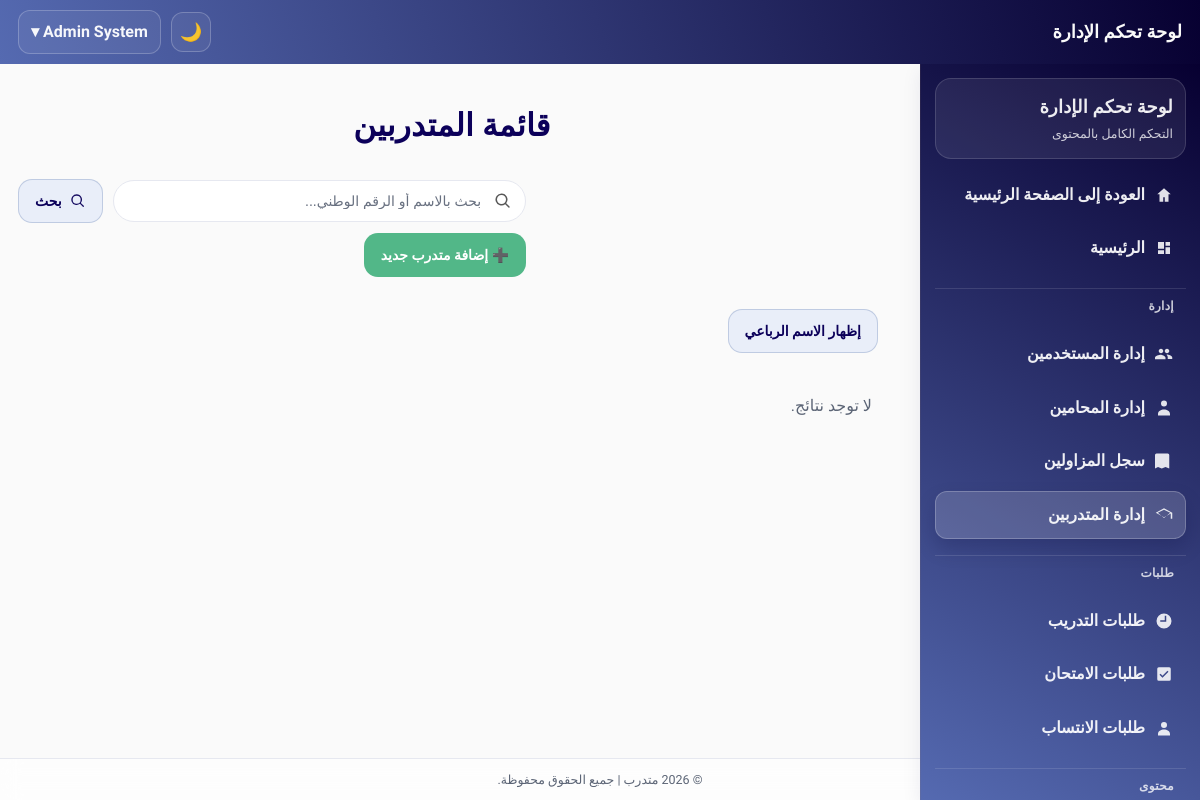
Before: /admin/trainees/trainees.php (signed in) with the older database file.
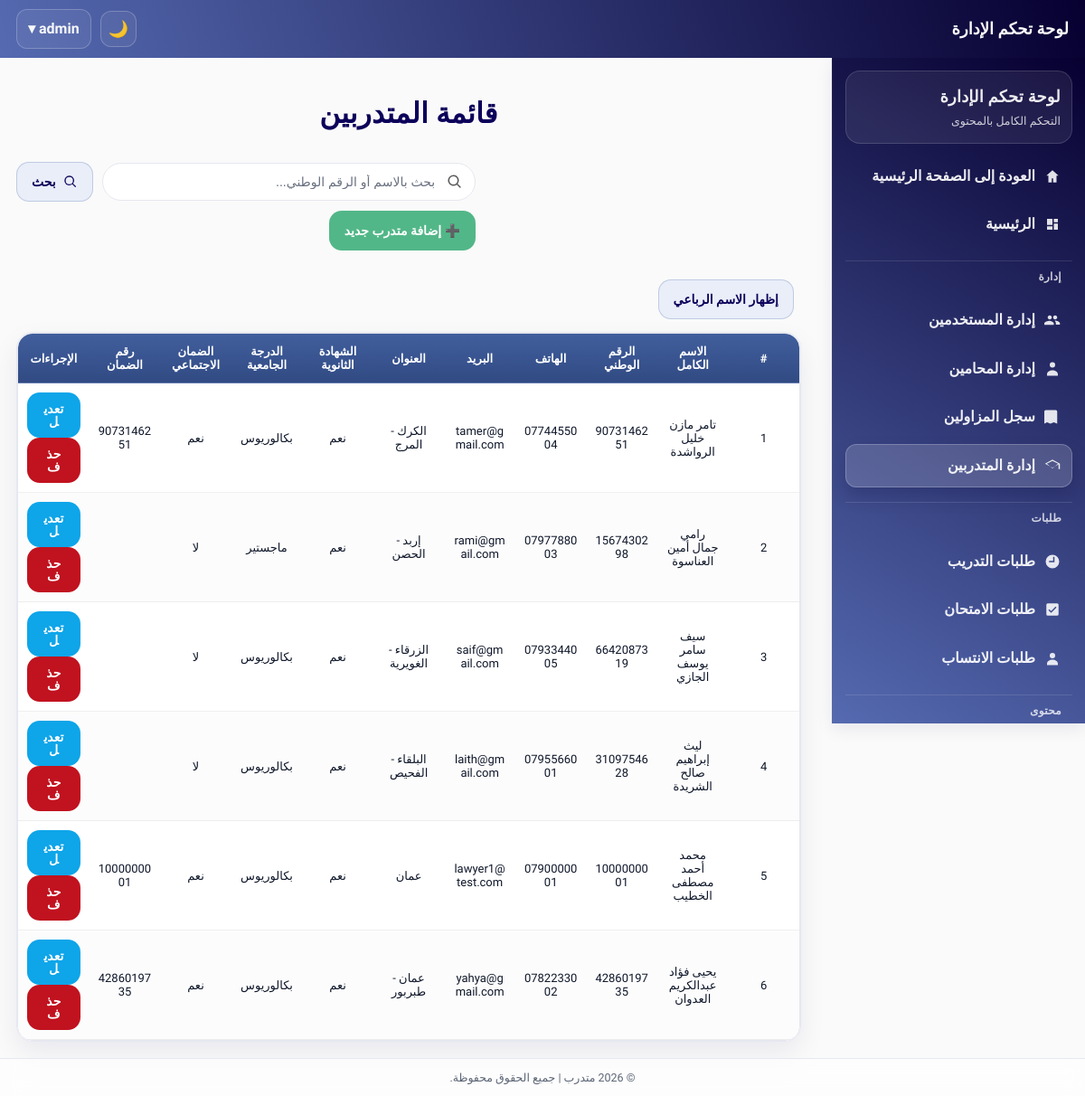
After: the same page with the newer database file.
### tables this page shows
CREATE TABLE `trainees` (
  `trainee_id` int(11) NOT NULL,
  `user_id` int(11) NOT NULL,
  `highschool_certificate` enum('نعم','لا') NOT NULL DEFAULT 'لا',
  `university_degree` enum('بكالوريوس','ماجستير','دكتوراه') DEFAULT NULL,
  `no_conviction_doc` varchar(255) DEFAULT NULL,
  `good_conduct_doc` varchar(255) DEFAULT NULL,
  `social_security` enum('نعم','لا') NOT NULL DEFAULT 'لا',
  `social_security_number` varchar(100) DEFAULT NULL,
  `created_at` datetime NOT NULL DEFAULT current_timestamp(),
  `updated_at` datetime NOT NULL DEFAULT current_timestamp() ON UPDATE current_timestamp(),
  `full_name` varchar(200) DEFAULT NULL,
  `first_name` varchar(100) DEFAULT NULL,
  `father_name` varchar(100) DEFAULT NULL,
  `grandfather_name` varchar(100) DEFAULT NULL,
  `family_name` varchar(100) DEFAULT NULL,
  `national_id` varchar(30) DEFAULT NULL,
  `phone` varchar(30) DEFAULT NULL,
  `email` varchar(150) DEFAULT NULL,
  `home_address` varchar(255) DEFAULT NULL,
  `identity_front` varchar(255) DEFAULT NULL,
  `identity_back` varchar(255) DEFAULT NULL,
  `is_archived` tinyint(1) NOT NULL DEFAULT 0,
  `archived_at` datetime DEFAULT NULL
);

CREATE TABLE `users` (
  `user_id` int(11) NOT NULL,
  `full_name` varchar(200) NOT NULL,
  `national_id` varchar(10) DEFAULT NULL,
  `phone` varchar(30) DEFAULT NULL,
  `email` varchar(150) DEFAULT NULL,
  `address` varchar(255) DEFAULT NULL,
  `password` varchar(255) NOT NULL,
  `role` enum('trainee','lawyer','admin','syndicate_admin','IT_Provider','IT_Trainee') NOT NULL DEFAULT 'trainee',
  `created_at` datetime NOT NULL DEFAULT current_timestamp(),
  `updated_at` datetime NOT NULL DEFAULT current_timestamp() ON UPDATE current_timestamp(),
  `profile_completed` tinyint(1) NOT NULL DEFAULT 0,
  `profile_completed_at` datetime DEFAULT NULL
);

### includes/theme_init.php (called while the page is built, shortened)
<?php
$theme = $_SESSION['site_theme'] ?? ($_COOKIE['site_theme'] ?? 'light');
$theme = ($theme === 'dark') ? 'dark' : 'light';
?>

### admin/trainees/trainees.php (the view, shortened to what this page needs)
<?php
require_once __DIR__ . '/../../includes/theme_init.php';
include("../includes/header.php");
$search = $_GET['search'] ?? "";
$query = "
    SELECT s.*, u.full_name, u.national_id, u.phone, u.email
    FROM trainees s
    JOIN users u ON s.user_id = u.user_id
";
$query .= " ORDER BY u.full_name ASC";
$stmt = $pdo->prepare($query);
if ($search) {
    $stmt->execute([":s" => "%$search%"]);
} else {
    $stmt->execute();
}
$trainees = $stmt->fetchAll(PDO::FETCH_ASSOC);
?>
<!DOCTYPE html>
<html lang="ar" dir="rtl">
<head>
<link rel="stylesheet" href="../../assets/css/admin.css"></head>
<body data-theme="<?= htmlspecialchars($theme) ?>">
<div class="admin-container">
<?php include("../includes/sidebar.php"); ?>
<div class="container">
<h2>قائمة المتدربين</h2>
<div class="admin-page-head">
  <form class="search-form" method="GET">
  <div class="search-input">
    <input type="text" name="search" placeholder="بحث بالاسم أو الرقم الوطني..." value="<?= htmlspecialchars($search) ?>" class="search-field">
  <button type="submit" class="btn btn-soft"><svg class="btn-icon" viewBox="0 0 24 24" aria-hidden="true"><path d="M10 4a6 6 0 1 1 0 12A6 6 0 0 1 10 4m0-2a8 8 0 1 0 4.9 14.3l4.4 4.4a1 1 0 0 0 1.4-1.4l-4.4-4.4A8 8 0 0 0 10 2Z"/></svg><span>بحث</span></button>
</div>
<a href="add_trainee.php" class="btn" style="background:#52b788;">➕ إضافة متدرب جديد</a>
</form>
</div>
<button type="button" class="btn btn-soft js-toggle-name-parts" style="margin-right:8px;">إظهار الاسم الرباعي</button>
<?php if ($trainees): ?>
<div class="table-card"><div class="table-wrap">
<table class="table">
<thead>
<tr>
    <th>#</th>
    <th>الاسم الكامل</th>
    <th>الرقم الوطني</th>
    <th>الهاتف</th>
    <th>البريد</th>
    <th>العنوان</th>
    <th>الشهادة الثانوية</th>
    <th>الدرجة الجامعية</th>
    <th>الضمان الاجتماعي</th>
    <th>رقم الضمان</th>
    <th>الإجراءات</th>
</tr>
</thead>
<tbody>
<?php foreach ($trainees as $i => $s): ?>
<tr>
    <td><?= $i+1 ?></td>
    <td><?= htmlspecialchars($s['full_name']) ?></td>
    <td><?= htmlspecialchars($s['national_id']) ?></td>
    <td><?= htmlspecialchars($s['phone']) ?></td>
    <td><?= htmlspecialchars($s['email']) ?></td>
    <td><?= htmlspecialchars($s['home_address']) ?></td>
    <td><?= htmlspecialchars($s['highschool_certificate']) ?></td>
    <td><?= htmlspecialchars($s['university_degree']) ?></td>
    <td><?= htmlspecialchars($s['social_security']) ?></td>
    <td><?= htmlspecialchars($s['social_security_number']) ?></td>
    <td>
        <a class="btn edit-btn" href="edit_trainee.php?id=<?= $s['trainee_id'] ?>">تعديل</a>
        <a class="btn delete-btn" onclick="return confirm('هل أنت متأكد من حذف هذا المتدرب؟')" href="delete_trainee.php?id=<?= $s['trainee_id'] ?>">حذف</a>
    </td>
</tr>
<?php endforeach; ?>
</tbody>
</table>
</div></div>
<?php else: ?>
<p class="no-data">لا توجد نتائج.</p>
<?php endif; ?>
</div>
</div>
<?php include("../includes/footer.php"); ?>
</body>
</html>

### admin/includes/header.php (shortened to what this page needs)
<header class="admin-header">
  <h2>لوحة تحكم الإدارة</h2>
  <div class="user-info">
    <a class="dash-theme-toggle" href="/mutadarrib/toggle_theme.php?redirect=<?= urlencode($_SERVER['REQUEST_URI'] ?? '../index.php') ?>" aria-label="تبديل الوضع" title="تبديل الوضع"><?= ($theme === 'dark') ? '☀️' : '🌙' ?></a>
    <details class="dash-user-dropdown">
      <summary class="dash-user-toggle">
        <?= htmlspecialchars($_SESSION['full_name'] ?? '') ?> ▾
      </summary>
    </details>
  </div>
</header>

Changed rows visible on the page:
added trainees: user.full_name "تامر مازن خليل الرواشدة", user.national_id "9073146251", user.phone "0774455004", user.email "tamer@gmail.com", home_address "الكرك - المرج", highschool_certificate "نعم", university_degree "بكالوريوس", social_security "نعم", social_security_number "9073146251"
added trainees: user.full_name "رامي جمال أمين العناسوة", user.national_id "1567430298", user.phone "0797788003", user.email "rami@gmail.com", home_address "إربد - الحصن", highschool_certificate "نعم", university_degree "ماجستير", social_security "لا"
added trainees: user.full_name "سيف سامر يوسف الجازي", user.national_id "6642087319", user.phone "0793344005", user.email "saif@gmail.com", home_address "الزرقاء - الغويرية", highschool_certificate "نعم", university_degree "بكالوريوس", social_security "لا"
added trainees: user.full_name "ليث إبراهيم صالح الشريدة", user.national_id "3109754628", user.phone "0795566001", user.email "laith@gmail.com", home_address "البلقاء - الفحيص", highschool_certificate "نعم", university_degree "بكالوريوس", social_security "لا"
added trainees: user.full_name "محمد أحمد مصطفى الخطيب", user.national_id "1000000001", user.phone "0790000001", user.email "lawyer1@test.com", home_address "عمان", highschool_certificate "نعم", university_degree "بكالوريوس", social_security "نعم", social_security_number "1000000001"
added trainees: user.full_name "يحيى فؤاد عبدالكريم العدوان", user.national_id "4286019735", user.phone "0782233002", user.email "yahya@gmail.com", home_address "عمان - طبربور", highschool_certificate "نعم", university_degree "بكالوريوس", social_security "نعم", social_security_number "4286019735"
Other visible differences:
$_SESSION['full_name']: "Admin System" → "admin"
text no longer shown: "لا توجد نتائج."
text now shown: "# الاسم الكامل الرقم الوطني الهاتف البريد العنوان الشهادة الثانوية الدرجة الجامعية الضمان الاجتماعي رقم الضمان الإجراءات"
